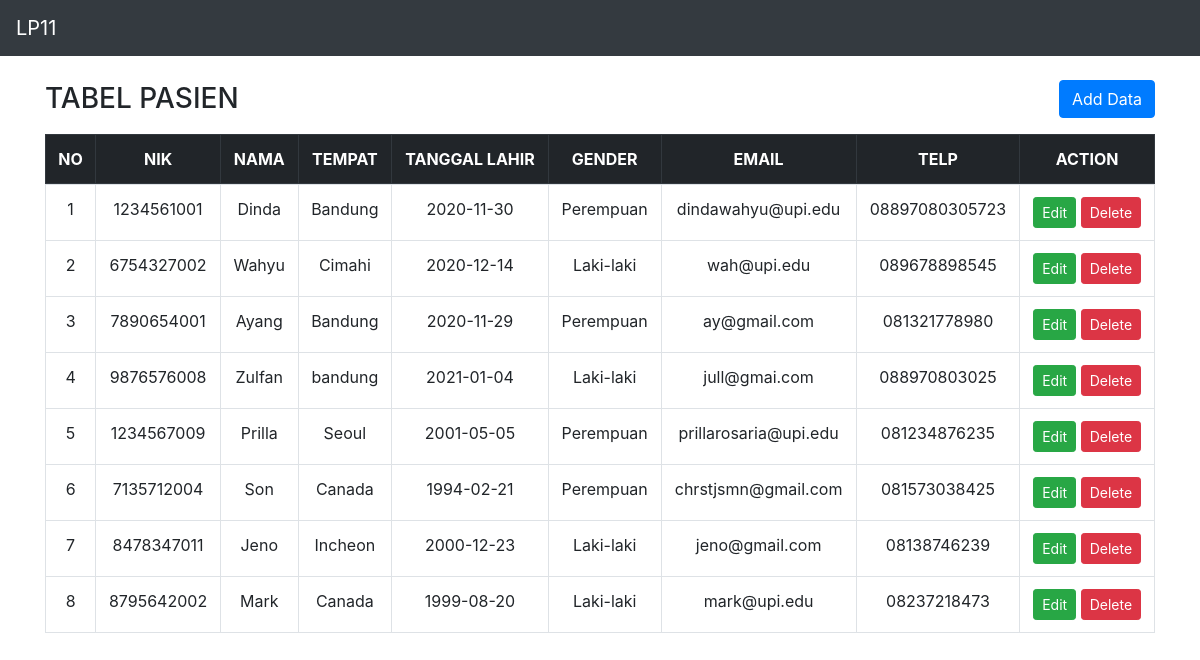
Screenshot of /lp11_mvp/index.php with the database file from the repository.
### tables this page shows
CREATE TABLE `pasien`  (
  `id` int NOT NULL AUTO_INCREMENT,
  `nik` varchar(100) NOT NULL,
  `nama` varchar(100) NOT NULL,
  `tempat` varchar(100) NOT NULL,
  `tl` varchar(100) NOT NULL,
  `gender` varchar(10) NOT NULL,
  `email` varchar(100) NOT NULL,
  `telp` varchar(100) NOT NULL,
  PRIMARY KEY (`id`) USING BTREE
);

### lp11_mvp/presenter/ProsesPasien.php (called while the page is built, shortened)
<?php
class ProsesPasien implements KontrakPasienPresenter
{
	private $tabelpasien;
	private $data = [];
	function __construct()
	{
		try {
			$db_host = "localhost";
			$db_user = "root";
			$db_password = "";
			$db_name = "mvp_01";
			$this->tabelpasien = new TabelPasien($db_host, $db_user, $db_password, $db_name);
			$this->data = array();
		} catch (Exception $e) {
			echo "wiw error" . $e->getMessage();
		}
	}
	function prosesDataPasien()
	{
		try {
			$this->tabelpasien->open();
			$this->tabelpasien->getPasien();
			while ($row = $this->tabelpasien->getResult()) {
				$this->data[] = $row;
			}
		} catch (Exception $e) {
			echo "wiw error part 2" . $e->getMessage();
		}
	}
	function getId($i)
	{
		return $this->data[$i]['id'];
	}
	function getNik($i)
	{
		return $this->data[$i]['nik'];
	}
	function getNama($i)
	{
		return $this->data[$i]['nama'];
	}
	function getTempat($i)
	{
		return $this->data[$i]['tempat'];
	}
	function getTl($i)
	{
		return $this->data[$i]['tl'];
	}
	function getGender($i)
	{
		return $this->data[$i]['gender'];
	}
	function getEmail($i)
	{
		return $this->data[$i]['email'];
	}
	function getTelp($i)
	{
		return $this->data[$i]['telp'];
	}
	function getSize()
	{
		return sizeof($this->data);
	}
}

### lp11_mvp/model/DB.class.php (called while the page is built, shortened)
<?php
class DB
{
	var $db_host = '';
	var $db_user = '';
	var $db_password = '';
	var $db_name = '';
	var $db_link = '';
	function __construct($db_host = '', $db_user = '', $db_password = '', $db_name = '')
	{
		$this->db_host = $db_host;
		$this->db_user = $db_user;
		$this->db_password = $db_password;
		$this->db_name = $db_name;
	}
	function open()
	{
		$this->db_link = mysqli_connect($this->db_host, $this->db_user, $this->db_password, $this->db_name);
	}
	function execute($query = "")
	{
		$this->result = mysqli_query($this->db_link, $query);
		return $this->result;
	}
}

### lp11_mvp/model/TabelPasien.class.php (called while the page is built, shortened)
<?php
class TabelPasien extends DB
{
	function getPasien()
	{
		$query = "SELECT * FROM pasien";
		return $this->execute($query);
	}
}

### lp11_mvp/view/TampilPasien.php (the view, shortened to what this page needs)
<?php
include_once("presenter/ProsesPasien.php");
class TampilPasien implements KontrakPasienView
{
	private $prosespasien;
	function __construct()
	{
		$this->prosespasien = new ProsesPasien();
	}
	function tampil()
	{
		$this->prosespasien->prosesDataPasien();
		$data = null;
		for ($i = 0; $i < $this->prosespasien->getSize(); $i++) {
			$no = $i + 1;
			$data .= "<tr>
        <td>" . $no . "</td>
        <td>" . $this->prosespasien->getNik($i) . "</td>
        <td>" . $this->prosespasien->getNama($i) . "</td>
        <td>" . $this->prosespasien->getTempat($i) . "</td>
        <td>" . $this->prosespasien->getTl($i) . "</td>
        <td>" . $this->prosespasien->getGender($i) . "</td>
        <td>" . $this->prosespasien->getEmail($i) . "</td>
        <td>" . $this->prosespasien->getTelp($i) . "</td>
        <td>
            <a class='btn btn-success btn-sm' href='index.php?id_edit=" . $this->prosespasien->getId($i) . "'>Edit</a>
            <a class='btn btn-danger btn-sm' href='index.php?id_hapus=" . $this->prosespasien->getId($i) . "'>Delete</a>
        </td>";
		}
	}
}

### lp11_mvp/index.php (shortened to what this page needs)
<?php
include_once("model/Template.class.php");
include_once("model/DB.class.php");
include_once("model/TabelPasien.class.php");
include_once("view/TampilPasien.php");
$tp = new TampilPasien();
if (isset($_POST['submit'])) {
    if ($_GET['id_edit'] > 0) {
        $id = $_GET['id_edit'];
        $tp->ubahData($id, $_POST);
    } else {
        $tp->addData($_POST);
    }
} else if (!empty($_GET['add'])) {
    $tp->addFormPasien();
} else if (!empty($_GET['id_hapus'])) {
    $id = $_GET['id_hapus'];
    $tp->deleteData($id);
    header("location:index.php");
} else if (!empty($_GET['id_edit'])) {
    $id = $_GET['id_edit'];
    $tp->editFormPasien($id);
} else {
    $tp->tampil();
}

### lp11_mvp/model/Template.class.php (shortened to what this page needs)
<?php
class Template{
	var $content = '';
	function __construct($filename = ''){
		$this->content = implode('', @file($filename));
	}
	function clear(){
		$this->content = preg_replace("/DATA_[A-Z|_|0-9]+/", "", $this->content);
	}
	function write(){
		print $this->content;
	}
	function replace($old = '', $new = ''){
		if(is_int($new)){
			$value = sprintf("%d", $new);
		}elseif(is_float($new)){
			$value = sprintf("%f", $new);
		}elseif(is_array($new)){
			$value = '';
			foreach( $new as $item){
				$value .= $item. '';
			}
		}else{
			$value = $new;
		}
		$this->content = preg_replace("/$old/",  $value, $this->content);
	}
}

### rows the page displays
pasien: no "1", nik "1234561001", nama "Dinda", tempat "Bandung", tl "2020-11-30", gender "Perempuan", email "dindawahyu@upi.edu", telp "08897080305723"
pasien: no "2", nik "6754327002", nama "Wahyu", tempat "Cimahi", tl "2020-12-14", gender "Laki-laki", email "wah@upi.edu", telp "089678898545"
pasien: no "3", nik "7890654001", nama "Ayang", tempat "Bandung", tl "2020-11-29", gender "Perempuan", email "ay@gmail.com", telp "081321778980"
pasien: no "4", nik "9876576008", nama "Zulfan", tempat "bandung", tl "2021-01-04", gender "Laki-laki", email "jull@gmai.com", telp "088970803025"
pasien: no "5", nik "1234567009", nama "Prilla", tempat "Seoul", tl "2001-05-05", gender "Perempuan", email "prillarosaria@upi.edu", telp "081234876235"
pasien: no "6", nik "7135712004", nama "Son", tempat "Canada", tl "1994-02-21", gender "Perempuan", email "chrstjsmn@gmail.com", telp "081573038425"
pasien: no "7", nik "8478347011", nama "Jeno", tempat "Incheon", tl "2000-12-23", gender "Laki-laki", email "jeno@gmail.com", telp "08138746239"
pasien: no "8", nik "8795642002", nama "Mark", tempat "Canada", tl "1999-08-20", gender "Laki-laki", email "mark@upi.edu", telp "08237218473"

### other values shown
$this->content "LP11 TABEL PASIEN Add Data NO NIK NAMA TEMPAT TANGGAL LAHIR GENDER EMAIL TELP ACTION"
